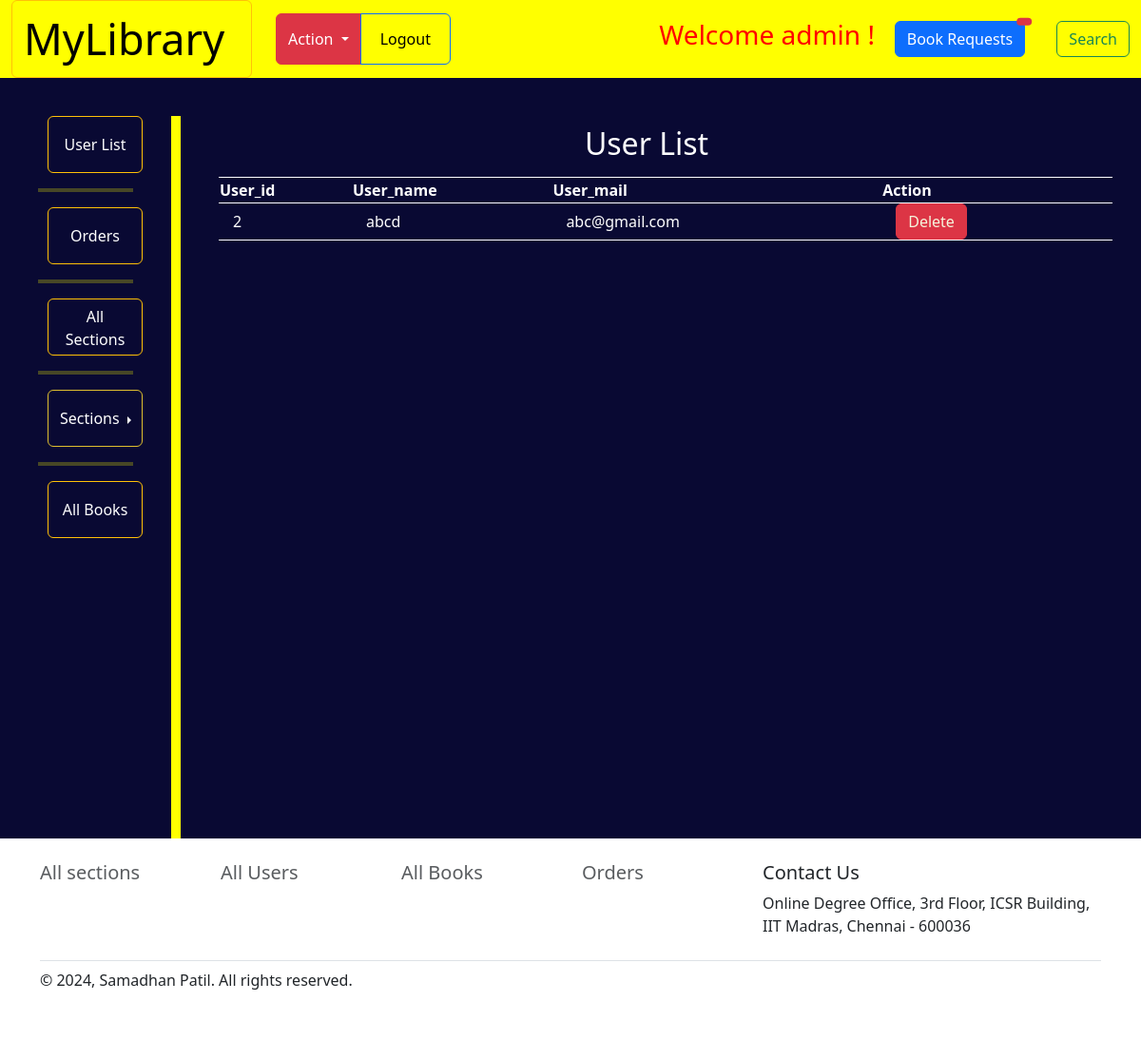
/all_users (signed in), run on the app's committed database.
### application/model.py (models this page shows, shortened)
class User(db.Model,UserMixin):
    __tablename__=  "user"
    user_id = db.Column(db.Integer, primary_key = True, autoincrement = True)
    user_mail =  db.Column(db.String(30), nullable = False, unique = True)
    password = db.Column(db.String(80), nullable = False)
    user_name = db.Column(db.String())
    profile_img_path = db.Column(db.String(), default ="static\Images\dummy.jpg")
    role = db.Column(db.String(128), default='user', nullable=False)

### application/controllers.py (the view)
@app.route('/all_users', methods=["GET"])
@login_required
def all_users():
    if current_user.role == 'admin':
        if request.method == "GET":
            orders = Cart.query.all()
            users = User.query.all()
            sections = Section.query.all()
            return render_template('admin/all_users.html', users = users, sections = sections, orders =  orders)
    else:
        return "Please login as Admin to access this page"

### application/controllers.py (called while the page is built)
@login_manager.user_loader
def load_user(id):
    return User.query.get(id)

### templates/admin/all_users.html (shortened to what this page needs)
{% extends 'admin/adminbase.html' %}
{% block content %}
        <div class="container" style="margin-left: 10px; margin-right: 50px; padding-top: 50px;">
            <div class="row gy-2">
                    <h2 style="color: white; text-align: center;">User List</h2>
              <table>
                <thead>
                  <tr>
                    <th scope="col">User_id</th>
                    <th scope="col">User_name</th>
                    <th scope="col">User_mail</th>
                    <th scope="col">Action</th>
                  </tr>
                </thead>
                <tbody>
                  <tr>
                    {% for user in users %}
                    {% if user.role == 'user' %}
                    <td scope="col">{{user.user_id}}</td>
                    <td scope="col">{{user.user_name}}</td>
                    <td scope="col">{{user.user_mail}}</td>
                    <td scope="col">
                      <button type="button" class="btn btn-danger"><a href= {{ url_for('delete_user', user_id = user.user_id) }} style="text-decoration:none; color: beige;"> Delete  </a></button>
                    </td>
                  </tr>
                  {% endif %}
                  {% endfor %}
                </tbody>
              </table>
            </div>
          </div>
      </section>
     </div>
{% endblock %}

### templates/admin/adminbase.html (shortened to what this page needs)
<!DOCTYPE html>
<html>
<head>
  <link rel="stylesheet" href="https://cdnjs.cloudflare.com/ajax/libs/font-awesome/4.7.0/css/font-awesome.min.css">
  <link rel="stylesheet" href="https://cdn.jsdelivr.net/npm/bootstrap-icons@1.5.0/font/bootstrap-icons.css" />
  <link href="https://cdn.jsdelivr.net/npm/bootstrap@5.3.0-alpha1/dist/css/bootstrap.min.css" rel="stylesheet"
>
</head>
<body>
  <nav class="navbar navbar-expand-lg bg-body-tertiary" style="margin: 0;padding: 0;">
    <div class="container-fluid">
    <button type="button" class="btn btn-outline-warning"><a class="navbar-brand" style="font-size: 45px;text-align: center;" href="/admin_dashboard">MyLibrary</a></button>
      <div class="collapse navbar-collapse" id="navbarSupportedContent">
        <ul class="navbar-nav me-auto mb-2 mb-lg-0">
          <div class="btn-group" role="group" aria-label="Basic outlined example">
            <div class="btn-group">
              <button type="button" class="btn btn-danger dropdown-toggle" data-bs-toggle="dropdown" aria-expanded="false">
                Action
              </button>
            </div>
            <button type="button" class="btn btn-outline-primary"><a class="nav-link active" aria-current="page" href="/logout">Logout</a></button>
          </div>
          </ul>
        <h3><div style="color: red;">Welcome {{current_user.user_name}} !</div></h3>
         <button type="button" class="btn btn-primary position-relative" style="color: white;">
          <a style="text-decoration: none; color: white;" href="/orders">Book Requests</a>
          <span class="position-absolute top-0 start-100 translate-middle badge rounded-pill bg-danger">
          </span>
        </button>
          <a href="/search"> <button class="btn btn-outline-success" type="submit">Search</button></a>
      </div>
    </div>
  </nav>
  <div style="margin: 0;padding: 0;">
    <section class="d-flex justify-content align-items-top h-80 min-vh-100" style="background-color: rgb(9, 9, 51);">
      <div class="col-lg-1" style=" margin: 40px;">
        <button type="button" class="btn btn-outline-warning" style="height: 60px; width: 100px;margin-left: 10px;"><a style="text-decoration: none; color: white; " href="/all_users">User List</a></button>
        <hr style="border: 2px solid yellow;">
        <button type="button" class="btn btn-outline-warning" style="height: 60px; width: 100px; margin-left: 10px;"><a style="text-decoration: none; color: white; " href="/orders">Orders</a></button>
        <hr style="border: 2px solid yellow;">
        <button type="button" class="btn btn-outline-warning" style="height: 60px; width: 100px; margin-left: 10px;"><a style="text-decoration: none; color: white; " href="/all_sections">All Sections</a></button>
        <hr style="border: 2px solid yellow;">
        <div class="btn-group dropend" style="margin-left: 10px;">
          <button type="button" class="btn btn-secondary dropdown-toggle" data-bs-toggle="dropdown" aria-expanded="false" style="height: 60px;border-color: rgb(223, 191, 47); width: 100px; background: transparent;">
            Sections
          </button>
        </div>
        <hr style="border: 2px solid yellow;">
        <button type="button" class="btn btn-outline-warning" style="height: 60px; width: 100px; margin-left: 10px;"><a style="text-decoration: none; color: white; " href="/all_books">All Books</a></button>
      </div>
      <div class="col-lg-1" style=" margin-top: 40px; width: 20px;">
        <div class="vl"></div>
      </div>
      {% block content %}
      {% endblock %}
  <div class="container">
    <footer class="py-4" >
      <div class="row" >
        <div class="col-2">
          <h5><div class="nav-item mb-2"><a href="/all_sections" class="nav-link p-0 text-muted">All sections</a></div></h5>
        </div>
        <div class="col-2">
          <h5><div class="nav-item mb-2"><a href="/all_users" class="nav-link p-0 text-muted">All Users</a></div></h5>
        </div>
        <div class="col-2">
          <h5><div class="nav-item mb-2"><a href="/all_books" class="nav-link p-0 text-muted">All Books</a></div></h5>
        </div>
        <div class="col-2">
          <h5><div class="nav-item mb-2"><a href="/orders" class="nav-link p-0 text-muted">Orders</a></div></h5>
        </div>
        <div class="col-4 ">
            <h5>Contact Us</h5>
            <p>Online Degree Office, 3rd Floor, ICSR Building, IIT Madras, Chennai - 600036</p>
        </div>
      </div>
      <div class="d-flex justify-content-between py-2 my-2 border-top">
        <p>© 2024, Samadhan Patil. All rights reserved.</p>
      </div>
    </footer>
  </div>
</body>
</html>

### templates/admin/adminbase.html (style rules this page uses)
.container-fluid { background-color: yellow; }
table { border-collapse: collapse; margin-left: 20px; margin-right: 20px; margin-top: 50px; color: white; }
tr { border: solid; border-width: 1px 0; }
td { padding: 0 15px; }
.vl { border-left: 10px solid yellow; height: 100%; position: relative; }

### data on the page
User: user_name "admin"
User: user_id "2", user_name "abcd", user_mail "abc@gmail.com"
